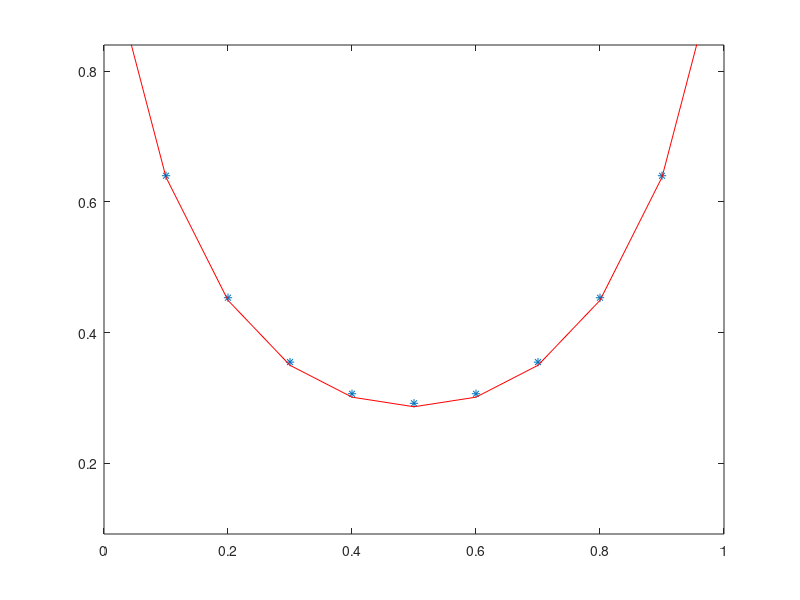

Recreate this plot in MATLAB.
% Resolucion del problema -a(x)*u''+b(x)*u'(x)+c(x)*u(x) = f(x) (en x \in (extremoIzd, extremodrch))
% u(0) = alpha
% u(1) = beta
%
% uExacta: solucion exacta al problema
% N: numero de puntos interiores en la discretizacion 

%%%%%%%%%%%%%%%%
%%%% Datos: %%%%
%%%%%%%%%%%%%%%%
	extremoIzd = 0;
	extremoDrch = 1;
	
	alpha = 1;
	beta = 1;

	uExacta = @(x) exp(-5*x.*(1-x));
	f = @(x) 0*x;
	a = @(x) 1+0*x;
	b = @(x) 5*(2*x-1);
	c = @(x) 10 + 0*x;

	N = 9;

	h = (extremoDrch - extremoIzd)/(N+1);
	x = extremoIzd:h:extremoDrch;
	x = x';

	%puntos interiores
	xi = x(2:N+1);		


%%%%%%%%%%%%%%%%%%%
%%%% Programa: %%%%
%%%%%%%%%%%%%%%%%%%

	%Calculo de matrices y vectores
	
	A =  sparse(1:N,1:N,2*a(x(2:end-1))/(h*h)+c(x(2:end-1)),N,N);
	A += sparse(1:N-1,2:N,-a(x(3:end-1))/(h*h)-b(x(3:end-1))/(2*h),N,N)';
        A += sparse(1:N-1,2:N,-a(x(2:end-2))/(h*h)+b(x(2:end-2))/(2*h),N,N);


        R = f(xi);
        R(1) = R(1) + a(xi(1))*alpha/(h*h) + b(xi(1))*alpha/(2*h);
        R(N) = R(N) + a(xi(N))*beta/(h*h) - b(xi(N))*beta/(2*h);


	% resolucion del problema
	uAproximada = A\R;
	% calculo del error

%%%%%%%%%%%%%%%%%%
%%%% Dibujos: %%%%
%%%%%%%%%%%%%%%%%%
	% Limpiar dibujos previos
	close 

	%Dibujar
	plot(x,[alpha;uAproximada;beta],'*');
	axis([extremoIzd, extremoDrch, min(uAproximada)-0.2, max(uAproximada)+0.2])	
	hold on

	plot(x,uExacta(x),'r');

	hold off;
